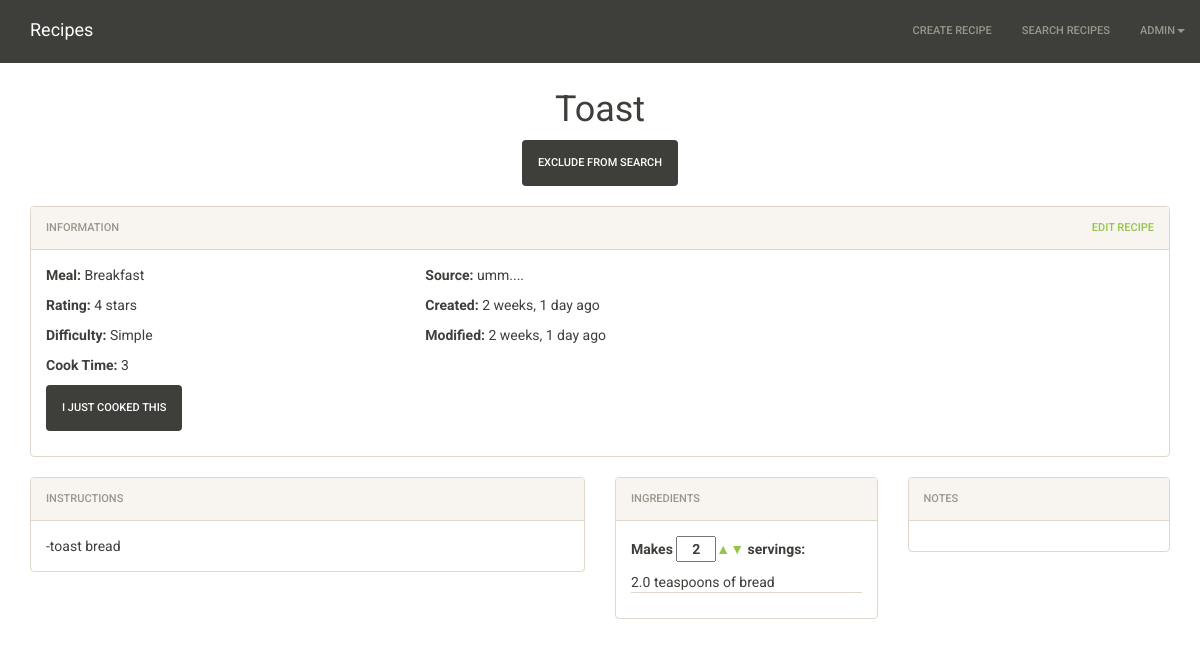
/recipe/2/ (signed in), run on the app's committed database.
### main/models.py (models this page shows, shortened)
class Recipe(models.Model):
    RATING_CHOICES = (
        (0, 0),
        (1, 1),
        (2, 2),
        (3, 3),
        (4, 4),
        (5, 5),
    )
    DIFFICULTY_CHOICES = (
        (0, ''),
        (1, 'Simple'),
        (2, 'Intermediate'),
        (3, 'Challenging'),
    )
    MEAL_CHOICES = (
        (0, ''),
        (1, 'Breakfast'),
        (2, 'Lunch'),
        (3, 'Dinner'),
        (4, 'Snack'),
        (5, 'Dessert'),
    )
    created = models.DateTimeField(auto_now_add=True)
    modified = models.DateTimeField(auto_now=True)
    creator = models.ForeignKey(User)
    name = models.CharField(max_length=255)
    instructions = MarkupField(markup_type='markdown', null=True, blank=True)
    notes = MarkupField(markup_type='markdown', null=True, blank=True)
    source = models.TextField(null=True, blank=True)
    rating = models.IntegerField(choices=RATING_CHOICES, default=0)
    difficulty = models.IntegerField(choices=DIFFICULTY_CHOICES, default=0)
    meal = models.IntegerField(choices=MEAL_CHOICES, default=0)
    servings = models.IntegerField()
    time = models.IntegerField(null=True, blank=True)
    exclude_from_search = models.BooleanField(default=False)

class Ingredient(models.Model):
    UNIT_CHOICES = (
        ('', 'Unit Type'),
        (1, 'teaspoon'),
        (2, 'tablespoon'),
        (3, 'ounce'),
        (4, 'cup'),
        (5, 'pint'),
        (6, 'quart'),
        (7, 'pound'),
        (8, 'gallon'),
        (9, 'pinch'),
        (10, 'dash'),
    )
    name = models.CharField(max_length=255)
    unit = models.IntegerField(choices=UNIT_CHOICES)
    quantity = models.FloatField()
    recipe = models.ForeignKey('Recipe', related_name='ingredients')

### main/views.py (the view, shortened to what this page needs)
class RecipeDetails(View):
    def get(self, request, id):
        recipe = get_object_or_404(Recipe, pk=id)
        context = {}
        context['recipe'] = recipe
        if recipe.source is not None:
            pattern = '(\S+)\.(\S+)\/'
            recipe_url_match = re.search(pattern, '%s' % recipe.source)
            if recipe_url_match is not None:
                recipe_url_final = recipe_url_match.group()
                click = urllib.urlopen(recipe.source)
                if click.getcode() == 200:
                    context['is_url'] = True
                else:
                    context['is_url'] = False
            else:
                context['is_url'] = False
        else:
            context['is_url'] = False
        return render(request, 'main/recipe_details.html', context)

### main/templates/main/recipe_details.html (shortened to what this page needs)
{% extends "main/base.html" %}
{% load staticfiles %}
{% block css %}
    <link rel="stylesheet" href="{% static 'main/css/recipe_details.css' %}">
{% endblock css %}
{% block content %}
    <div class="row">
        <div class="col-xs-12">
           <h1 class="text-center">{{recipe.name}}</h1>
        </div>
        <div id="exclude-section" recipe-id="{{recipe.id}}">
            <center><button class="btn btn-default" id="exclude-btn">Exclude from search</button></center>
        </div>
    </div>
    <br>
    <div class="row">
        <div class="col-lg-12">
            <div class="panel panel-default">
                <div class="panel-heading">
                    <span>Information</span>
                    <span class="pull-right"><a href="{% url 'main:edit_recipe' id=recipe.id %}">Edit Recipe</a></span>
                </div>
                <div class="panel-body">
                    <div class="row">
                        <div class="col-lg-4 col-md-4 col-sm-4">
                            <p><strong>Meal:</strong> {{ recipe.get_meal_display }}</p>
                            <p><strong>Rating:</strong> {{ recipe.rating }} stars</p>
                            <p><strong>Difficulty:</strong> {{ recipe.get_difficulty_display }}</p>
                            <p><strong>Cook Time:</strong> {{ recipe.time }}</p>
                        </div>
                        <div class="col-lg-8 col-md-4 col-sm-4">
                            {% if is_url %}
                                <p><strong>Source:</strong> <a href="{{ recipe.source }}" target='blank'>{{ recipe.source }}</a></p>
                            {% else %}
                                <p><strong> Source:</strong> {{ recipe.source }}</p>
                            {% endif %}
                            <p><strong>Created:</strong> {{ recipe.created|timesince }} ago</p>
                            <p><strong>Modified:</strong> {{ recipe.modified|timesince }} ago</p>
                        </div>
                        {% if recipe.event_set.all.count > 0 %}
                            <div class="col-lg-12 hidden-md hidden-sm hidden-xs">
                                <p><button class="btn btn-default btn-log-event">I just cooked this</button></p>
                                <p><strong>Last cooked:</strong></p>
                                <ul class="ul-last-cooked">
                                    {% for event in recipe.event_set.all %}
                                        <li><abbr class="timeago" title="{{ event.created|date:'c' }}">{{ event.created|date:'DATE_FORMAT' }}</abbr></li>
                                    {% endfor %}
                                </ul>
                            </div>
                            <div class="hidden-lg col-md-4 col-sm-4">
                                <p><button class="btn btn-default btn-log-event">I just cooked this</button></p>
                                <div class="dropdown">
                                    <a class="dropdown-toggle" id="event-dropdown" data-toggle="dropdown" aria-haspopup="true" aria-expanded="true">
                                        Last cooked
                                        <span class="caret"></span>
                                    </a>
                                    <ul class="dropdown-menu ul-last-cooked" aria-labelledby="event-dropdown">
                                        {% for event in recipe.event_set.all %}
                                            <li><abbr class="timeago" title="{{ event.created|date:'c' }}">{{ event.created|date:'DATE_FORMAT' }}</abbr></li>
                                        {% endfor %}
                                    </ul>
                                </div>
                            </div>
                        {% else %}
                            <div class="col-lg-12 hidden-md hidden-sm hidden-xs">
                                <p><button class="btn btn-default btn-log-event">I just cooked this</button></p>
                            </div>
                        {% endif %}
                    </div>
                </div>
            </div>
        </div>
        <div class="col-lg-6 col-md-8 col-sm-6">
            <div class="panel panel-default">
                <div class="panel-heading">
                    <span>Instructions</span>
                </div>
                <div class="panel-body">
                    {{ recipe.instructions }}
                </div>
            </div>
        </div>
        <div class="col-lg-3 col-md-4 col-sm-6">
            <div class="panel panel-default">
                <div class="panel-heading">
                    <span>Ingredients</span>
                </div>
                <div class="panel-body">
                    <div class="row">
                        <div class="col-sm-12">
                            <p><strong>Makes <input id="scale-servings" type="text" value="{{ recipe.servings }}"> servings:</strong></p>
                        </div>
                    </div>
                        <div class="row">
                            <div class="col-sm-12" id='all-ingredients'>
                                {% for ingredient in recipe.ingredients.all %}
                                    <p class='ingredient-row complete-ingredient'>
                                        {{ingredient.quantity}}
                                        {% if ingredient.quantity > 1 %}
                                            {{ingredient.get_unit_display}}s
                                        {% else %}
                                            {{ingredient.get_unit_display}}
                                        {% endif %}
                                         of {{ingredient.name}}
                                    </p>
                                {% endfor %}
                            </div>
                        </div>
                </div>
            </div>
        </div>
        <div class="col-lg-3 col-md-4 col-sm-6">
            <div class="row">
                <div class="col-sm-12">
                    <div class="panel panel-default">
                        <div class="panel-heading">
                            <span>Notes</span>
                        </div>
                        <div class="panel-body">
                        </div>
                    </div>
                </div>
            </div>
        </div>
    </div>
{% endblock content %}

### main/templates/main/navbar.html (shortened to what this page needs)
{% load staticfiles %}
<nav class="navbar navbar-default navbar-custom navbar-fixed-top">
    <div class="container">
        <div class="navbar-header">
            <a class="navbar-brand" href="{% url 'main:root' %}">
                Recipes
            </a>
        </div>
        <div class="collapse navbar-collapse" id="message-board-nav-collapse">
            <ul class="nav navbar-nav navbar-right">
            {% if user.is_authenticated %}
                <li><a href="{% url 'main:create_recipe' %}">Create Recipe</a></li>
                <li><a href="{% url 'main:search_recipes' %}">Search Recipes</a></li>
            {% endif %}
            <ul class="nav navbar-nav navbar-right">
                {% if user.is_authenticated %}
                    <li class="dropdown">
                        <a href="#" class="dropdown-toggle" data-toggle="dropdown" role="button" aria-haspopup="true" aria-expanded="false">{{ user.username }}<span class="caret nav-caret"></span></a>
                    </li>
                {% else %}
                    <li><a href="{% url 'register' %}" class="text-primary">Register</a></li>
                    <li><a href="{% url 'login' %}" class="text-primary">Login</a></li>
                {% endif %}
            </ul>
        </div>
    </div>
</nav>

### main/static/main/css/recipe_details.css (style rules this page uses)
#scale-servings { width: 40px; text-align: center; }

### project/static/project/css/recipe.css (style rules this page uses)
body { margin-top: 70px; }
.navbar-default { border-radius: 0; }
.ingredient-row { border-bottom: 1px solid #dfd7ca; }

### data on the page
Recipe: name "Toast", meal "Breakfast", rating "4", difficulty "Simple", time "3", source "umm....", created "2 weeks, 1 day", modified "2 weeks, 1 day", instructions "-toast bread", servings "2"
Ingredient: quantity "2.0", unit "teaspoon", name "bread"

### other printed values
{{ user.username }} "ADMIN"
